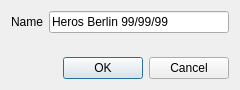
<?xml version="1.0" encoding="UTF-8"?>
<ui version="4.0">
 <class>DlgFunkkenner</class>
 <widget class="QDialog" name="DlgFunkkenner">
  <property name="geometry">
   <rect>
    <x>0</x>
    <y>0</y>
    <width>240</width>
    <height>90</height>
   </rect>
  </property>
  <property name="windowTitle">
   <string>Funkkenner setzen</string>
  </property>
  <property name="modal">
   <bool>false</bool>
  </property>
  <layout class="QVBoxLayout" name="verticalLayout">
   <item>
    <layout class="QFormLayout" name="formLayout">
     <item row="0" column="0">
      <widget class="QLabel" name="label">
       <property name="text">
        <string>Name</string>
       </property>
      </widget>
     </item>
     <item row="0" column="1">
      <widget class="QLineEdit" name="txtFunkkenner">
       <property name="text">
        <string>Heros Berlin 99/99/99</string>
       </property>
      </widget>
     </item>
    </layout>
   </item>
   <item>
    <widget class="QDialogButtonBox" name="buttonBox">
     <property name="orientation">
      <enum>Qt::Horizontal</enum>
     </property>
     <property name="standardButtons">
      <set>QDialogButtonBox::Cancel|QDialogButtonBox::Ok</set>
     </property>
    </widget>
   </item>
  </layout>
 </widget>
 <resources/>
 <connections>
  <connection>
   <sender>buttonBox</sender>
   <signal>accepted()</signal>
   <receiver>DlgFunkkenner</receiver>
   <slot>accept()</slot>
   <hints>
    <hint type="sourcelabel">
     <x>248</x>
     <y>254</y>
    </hint>
    <hint type="destinationlabel">
     <x>157</x>
     <y>274</y>
    </hint>
   </hints>
  </connection>
  <connection>
   <sender>buttonBox</sender>
   <signal>rejected()</signal>
   <receiver>DlgFunkkenner</receiver>
   <slot>reject()</slot>
   <hints>
    <hint type="sourcelabel">
     <x>316</x>
     <y>260</y>
    </hint>
    <hint type="destinationlabel">
     <x>286</x>
     <y>274</y>
    </hint>
   </hints>
  </connection>
 </connections>
</ui>
